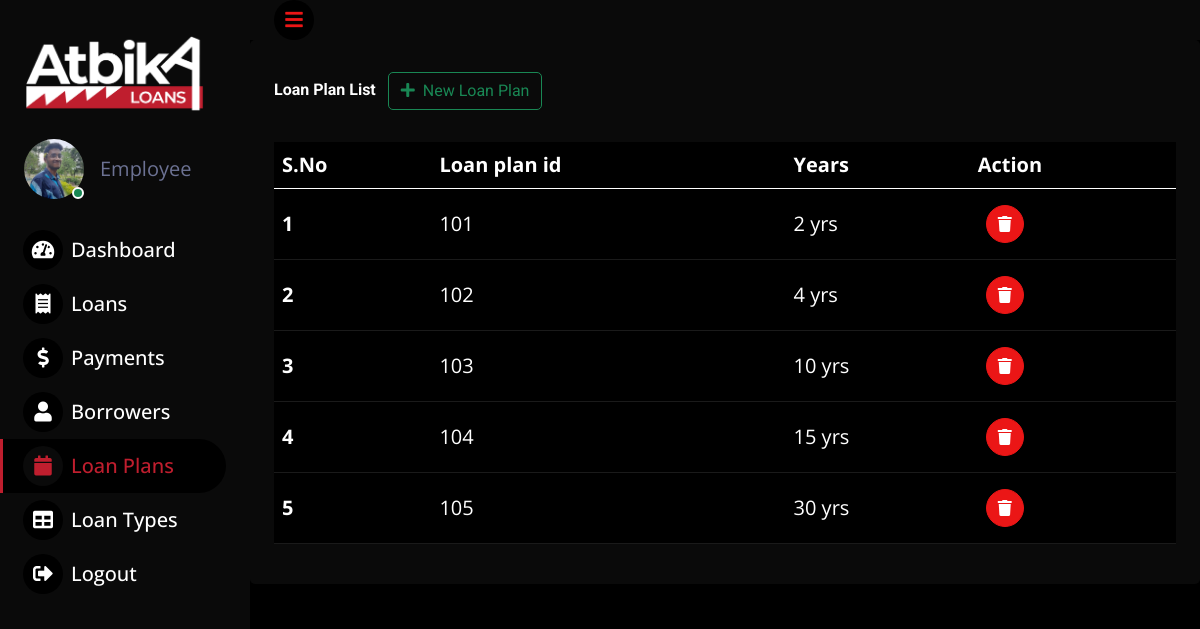
Screenshot of /loanplans with the database file from the repository.
### applications/models.py (models this page shows)
class LO_PL(db.Model):
    __tablename__ = 'lo_pl'
    lopl_id= db.Column(db.Integer, primary_key=True)
    duration = db.Column(db.String, nullable=False)

### applications/controllers.py (the view)
@app.route("/loanplans", methods=["GET", "POST"])
def a7():
    if request.method == "GET":
        return render_template("loanplans.html", emp=name.capitalize(),loanplans=[i for i in LO_PL.query.all()])
    elif request.method=="POST":
        db.session.add(LO_PL(duration=request.form["duration"]+" "+"yrs" ))
        db.session.commit()
        return render_template("loanplans.html", emp=name.capitalize(),loanplans=[i for i in LO_PL.query.all()])

### templates/loanplans.html (shortened to what this page needs)
<!DOCTYPE html>
<html lang="en">
<head>
    <link href="https://cdnjs.cloudflare.com/ajax/libs/font-awesome/5.10.0/css/all.min.css" rel="stylesheet">
    <link href="https://cdn.jsdelivr.net/npm/bootstrap-icons@1.4.1/font/bootstrap-icons.css" rel="stylesheet">
    <link href="/static/lib/owlcarousel/assets/owl.carousel.min.css" rel="stylesheet">
    <link href="/static/lib/tempusdominus/css/tempusdominus-bootstrap-4.min.css" rel="stylesheet" />
    <link href="/static/css/bootstrap.min.css" rel="stylesheet">
    <link href="/static/css/style.css" rel="stylesheet">
        <link href="/static/style.css" rel="stylesheet">
</head>
<body>
    <div class="container-fluid position-relative d-flex p-0">
        <div class="sidebar pe-4 pb-3">
            <nav class="navbar bs-gray-dark navbar-dark">
                <a href="home.html" class="navbar-brand mx-4 mb-3 ">
                    <img src="/static/img/logo.png" height="85" style="margin-top: 20px;">
                </a>
                <div class="d-flex align-items-center ms-4 mb-4 img1">
                    <div class="position-relative">
                        <img class="rounded-circle" src="/static/img/emp.jpeg" alt="" style="width: 60px; height: 60px;">
                        <div
                            class="bg-success rounded-circle border border-2 border-white position-absolute end-0 bottom-0 p-1" id="hide">
                        </div>
                    </div>
                    <div class="ms-3">
                        <span>Employee</span>
                    </div>
                </div>
                <div class="navbar-nav w-100">
                    <a href="/home" class="nav-item nav-link"><i class="fa fa-tachometer-alt me-2"></i>Dashboard</a>
                    <a href="/loans" class="nav-item nav-link"><i class="fa fa-receipt me-2"></i>Loans</a>
                    <a href="/payments" class="nav-item nav-link"><i
                            class="fa fa-dollar-sign me-2"></i>Payments</a>
                    <a href="/borrowers" class="nav-item nav-link"><i class="fa fa-user me-2"></i>Borrowers</a>
                    <a href="/loanplans" class="nav-item nav-link active"><i class="fa fa-calendar me-2"></i>Loan Plans</a>
                    <a href="/loantypes" class="nav-item nav-link"><i class="fa fa-table me-2"></i>Loan Types</a>
                    <a href="/" class="nav-item nav-link"><i class="fa fa-sign-out-alt me-2"></i>Logout</a>
                </div>
            </nav>
        </div>
        <div class="content">
            <nav class="navbar navbar-expand bg-secondary navbar-dark sticky-top px-4 py-0">
                <a href="#" class="sidebar-toggler flex-shrink-0">
                    <i class="fa fa-bars"></i>
                </a>
            </nav>
            <div class="col-sm-12 col-xl-12">
                <div class="bg-secondary rounded h-100 p-4">
                    <h6 class="mb-4">Loan Plan List
                        <button id="showDialog" type="button" class="btn btn-outline-success m-2">
                            <i class="fa fa-plus me-2"></i>New Loan Plan
                        </button>
                    </h6>
                    <table class="table table-dark" style="vertical-align: middle;">
                        <thead>
                            <tr>
                                <th scope="col">S.No</th>
                                <th scope="col">Loan plan id</th>
                                <th scope="col">Years</th>
                                <th scope="col">Action</th>
                            </tr>
                        </thead>
                        <tbody>
                        {% for i in loanplans %}
                            <tr>
                                <th scope="row">{{loanplans.index(i)+1}}</th>
                                <td>
                                    {{i.lopl_id}}
                                </td>
                                <td>
                                    {{i.duration}}
                                </td>
                                <td>
<a href="/loanplans/{{i.lopl_id}}/delete"><button type="button" class="btn btn-square btn-primary m-2"><i class="fa fa-trash"></i></button></a>
                                </td>
                            </tr>
                        {% endfor %}
                        </tbody>
                    </table>
                </div>
            </div>
        </div>
</body>
</html>

### static/css/style.css (style rules this page uses)
:root { --primary: #BF1E2E; --secondary: rgb(10, 10,10); --light: white; --dark: #000000; }
.btn { transition: .5s; }
.btn-square { width: 38px; height: 38px; }
.btn-square, .btn-sm-square, .btn-lg-square { padding: 0; display: inline-flex; align-items: center; justify-content: center; font-weight: normal; border-radius: 50px; }
.sidebar { position: fixed; top: 0; left: 0; bottom: 0; width: 250px; height: 100vh; overflow-y: auto; background: var(--secondary); transition: 0.5s; z-index: 999; }
.content { margin-left: 250px; min-height: 100vh; background: var(--dark); transition: 0.5s; }
@media (min-width: 992px) { .sidebar { margin-left: 0; } }
@media (min-width: 992px) { .content { width: calc(100% - 250px); } }
.sidebar .navbar .navbar-nav .nav-link { padding: 7px 20px; color: var(--light); font-weight: 500; border-left: 3px solid var(--secondary); border-radius: 0 30px 30px 0; outline: none; }
.sidebar .navbar .navbar-nav .nav-link:hover, .sidebar .navbar .navbar-nav .nav-link.active { color: var(--primary); background: var(--dark); border-color: var(--primary); }
.sidebar .navbar .navbar-nav .nav-link i { width: 40px; height: 40px; display: inline-flex; align-items: center; justify-content: center; background: var(--dark); border-radius: 40px; }
.sidebar .navbar .navbar-nav .nav-link:hover i, .sidebar .navbar .navbar-nav .nav-link.active i { background: var(--secondary); }
.content .navbar .sidebar-toggler, .content .navbar .navbar-nav .nav-link i { width: 40px; height: 40px; display: inline-flex; align-items: center; justify-content: center; background: var(--dark); border-radius: 40px; }

### static/style.css (style rules this page uses)
body { font-size:20px; }
img { transition:transform .5s; }

### rows the page displays
LO_PL: loanplans "1", lopl_id "101", duration "2 yrs"
LO_PL: loanplans "2", lopl_id "102", duration "4 yrs"
LO_PL: loanplans "3", lopl_id "103", duration "10 yrs"
LO_PL: loanplans "4", lopl_id "104", duration "15 yrs"
LO_PL: loanplans "5", lopl_id "105", duration "30 yrs"
